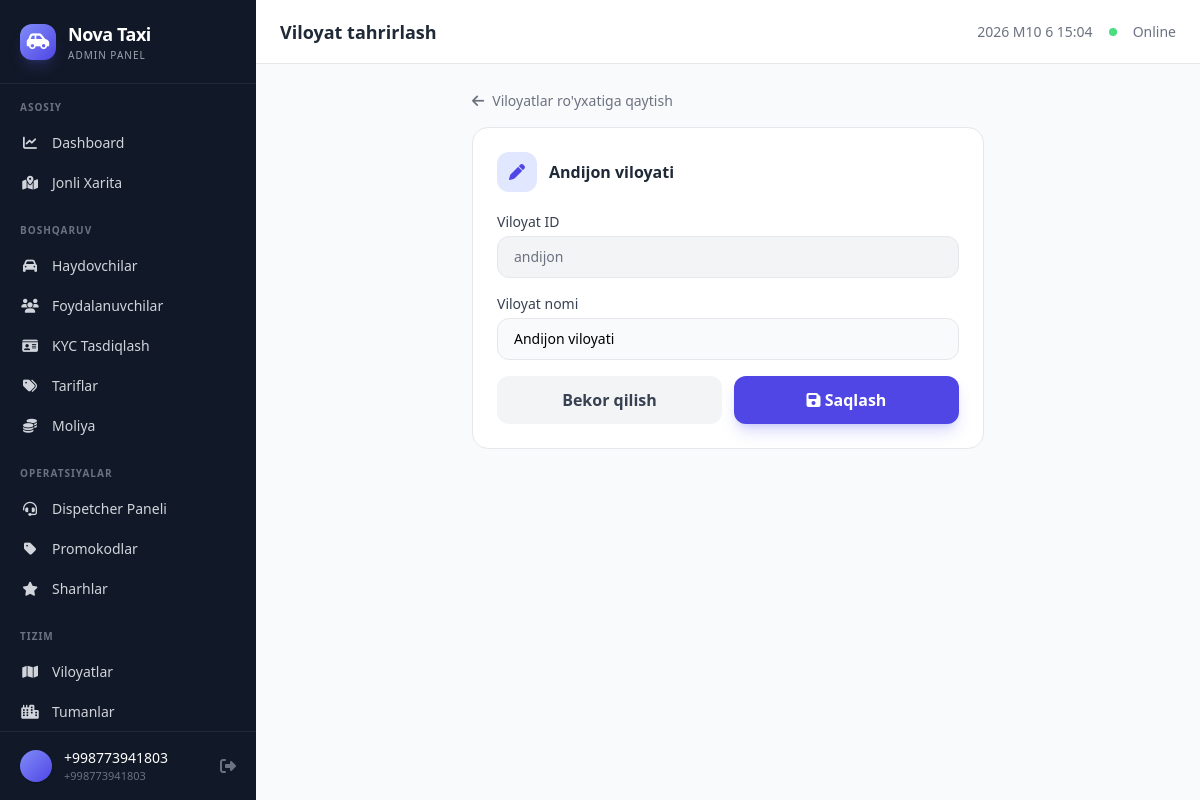
Screenshot of /panel/regions/andijon/update/ (signed in) with the database file from the repository.
### api/user/models.py (models this page shows, shortened)
class User(AbstractBaseUser, PermissionsMixin):
    id = models.CharField(max_length=20, primary_key=True, default='', editable=False)
    phone = models.CharField(max_length=20, unique=True)
    full_name = models.CharField(max_length=255, blank=True, default='')
    avatar_url = models.URLField(max_length=500, blank=True, null=True)
    is_verified = models.BooleanField(default=False)
    is_driver = models.BooleanField(default=False)
    is_active = models.BooleanField(default=True)
    is_staff = models.BooleanField(default=False)
    rating = models.FloatField(default=5.0)
    total_rides = models.IntegerField(default=0)
    created_at = models.DateTimeField(auto_now_add=True)
    updated_at = models.DateTimeField(auto_now=True)
    objects = UserManager()
    USERNAME_FIELD = 'phone'
    REQUIRED_FIELDS = []
    class Meta:
        db_table = 'users'

### shared/models/location.py (models this page shows, shortened)
class Region(models.Model):
    id = models.CharField(max_length=30, primary_key=True, default='', editable=False)
    name = models.CharField(max_length=255, unique=True)
    class Meta:
        db_table = 'regions'

### panel/views.py (the view, shortened to what this page needs)
# urls.py: path('regions/<str:region_id>/update/', views.region_update, name='region-update'),
@staff_required
def region_update(request, region_id):
    region = get_object_or_404(Region, id=region_id)
    return render(request, 'panel/region_form.html', {'region': region})

### panel/views.py (called while the page is built)
def staff_required(view_func):
    decorated = login_required(view_func, login_url='/panel/login/')
    return user_passes_test(
        lambda u: u.is_staff or u.is_superuser,
        login_url='/panel/login/'
    )(decorated)

### panel/templates/panel/region_form.html (shortened to what this page needs)
{% extends 'panel/base.html' %}
{% block page_title %}Viloyat tahrirlash{% endblock %}
{% block content %}
<div class="max-w-lg mx-auto">
    <a href="{% url 'panel:regions' %}" class="inline-flex items-center gap-2 text-sm text-gray-500 hover:text-nova-600 mb-4 transition">
        <i class="fa-solid fa-arrow-left"></i> Viloyatlar ro'yxatiga qaytish
    </a>
    <div class="bg-white rounded-2xl border border-gray-200 p-6">
        <div class="flex items-center gap-3 mb-5">
            <div class="w-10 h-10 bg-nova-100 rounded-xl flex items-center justify-center">
                <i class="fa-solid fa-pen text-nova-600"></i>
            </div>
            <h3 class="font-semibold text-gray-800">{{ region.name }}</h3>
        </div>
        <form method="post" class="space-y-4">
            <div>
                <label class="block text-sm font-medium text-gray-700 mb-1">Viloyat ID</label>
                <input type="text" name="id" value="{{ region.id }}" required
                       class="w-full px-4 py-2.5 bg-gray-100 border border-gray-200 rounded-xl text-sm text-gray-500 cursor-not-allowed" readonly>
            </div>
            <div>
                <label class="block text-sm font-medium text-gray-700 mb-1">Viloyat nomi</label>
                <input type="text" name="name" value="{{ region.name }}" required
                       class="w-full px-4 py-2.5 bg-gray-50 border border-gray-200 rounded-xl text-sm focus:ring-2 focus:ring-nova-500 focus:border-nova-500 outline-none transition">
            </div>
            <div class="flex gap-3">
                <a href="{% url 'panel:regions' %}"
                   class="flex-1 px-4 py-3 bg-gray-100 hover:bg-gray-200 text-gray-700 font-semibold rounded-xl transition-all text-center">
                    Bekor qilish
                </a>
                <button type="submit"
                        class="flex-1 px-4 py-3 bg-nova-600 hover:bg-nova-700 text-white font-semibold rounded-xl shadow-lg shadow-nova-500/25 transition-all">
                    <i class="fa-solid fa-save"></i> Saqlash
                </button>
            </div>
        </form>
    </div>
</div>
{% endblock %}

### panel/templates/panel/base.html (shortened to what this page needs)
<!DOCTYPE html>
<html lang="uz" class="h-full">
<head>
    <script src="https://cdn.tailwindcss.com"></script>
    <link rel="stylesheet" href="https://cdnjs.cloudflare.com/ajax/libs/font-awesome/6.5.1/css/all.min.css">
</head>
<body class="h-full bg-gray-50 font-sans antialiased">
{% if user.is_authenticated and user.is_staff or user.is_superuser %}
<div x-data="{ sidebarOpen: false }" class="flex h-full">
    <aside :class="sidebarOpen ? 'translate-x-0' : '-translate-x-full'"
           class="fixed inset-y-0 left-0 z-40 w-64 bg-gray-900 text-white transform transition-transform duration-200 lg:translate-x-0 lg:static lg:z-auto flex flex-col">
        <div class="flex items-center gap-3 px-5 py-5 border-b border-gray-800">
            <div class="w-9 h-9 bg-gradient-to-br from-nova-400 to-nova-600 rounded-xl flex items-center justify-center shadow-lg shadow-nova-500/20">
                <i class="fa-solid fa-car-side text-white text-lg"></i>
            </div>
            <div>
                <h1 class="text-lg font-bold tracking-tight">Nova Taxi</h1>
                <p class="text-[10px] text-gray-400 uppercase tracking-widest">Admin Panel</p>
            </div>
        </div>
        <nav class="flex-1 py-4 overflow-y-auto">
            <p class="px-5 text-[10px] font-semibold text-gray-500 uppercase tracking-widest mb-2">Asosiy</p>
            <a href="{% url 'panel:dashboard' %}"
               class="sidebar-link flex items-center gap-3 px-5 py-2.5 text-sm font-medium text-gray-300 hover:text-white hover:bg-gray-800 transition-all {% if request.resolver_match.url_name == 'dashboard' %}active{% endif %}">
                <i class="fa-solid fa-chart-line w-5 text-center text-sm"></i> Dashboard
            </a>
            <a href="{% url 'panel:map' %}"
               class="sidebar-link flex items-center gap-3 px-5 py-2.5 text-sm font-medium text-gray-300 hover:text-white hover:bg-gray-800 transition-all {% if request.resolver_match.url_name == 'map' %}active{% endif %}">
                <i class="fa-solid fa-map-location-dot w-5 text-center text-sm"></i> Jonli Xarita
            </a>
            <p class="px-5 mt-5 mb-2 text-[10px] font-semibold text-gray-500 uppercase tracking-widest">Boshqaruv</p>
            <a href="{% url 'panel:drivers' %}"
               class="sidebar-link flex items-center gap-3 px-5 py-2.5 text-sm font-medium text-gray-300 hover:text-white hover:bg-gray-800 transition-all {% if request.resolver_match.url_name == 'drivers' %}active{% endif %}">
                <i class="fa-solid fa-car w-5 text-center text-sm"></i> Haydovchilar
            </a>
            <a href="{% url 'panel:users' %}"
               class="sidebar-link flex items-center gap-3 px-5 py-2.5 text-sm font-medium text-gray-300 hover:text-white hover:bg-gray-800 transition-all {% if request.resolver_match.url_name == 'users' %}active{% endif %}">
                <i class="fa-solid fa-users w-5 text-center text-sm"></i> Foydalanuvchilar
            </a>
            <a href="{% url 'panel:kyc' %}"
               class="sidebar-link flex items-center gap-3 px-5 py-2.5 text-sm font-medium text-gray-300 hover:text-white hover:bg-gray-800 transition-all {% if request.resolver_match.url_name == 'kyc' %}active{% endif %}">
                <i class="fa-solid fa-id-card w-5 text-center text-sm"></i> KYC Tasdiqlash
            </a>
            <a href="{% url 'panel:tariffs' %}"
               class="sidebar-link flex items-center gap-3 px-5 py-2.5 text-sm font-medium text-gray-300 hover:text-white hover:bg-gray-800 transition-all {% if request.resolver_match.url_name == 'tariffs' %}active{% endif %}">
                <i class="fa-solid fa-tags w-5 text-center text-sm"></i> Tariflar
            </a>
            <a href="{% url 'panel:finances' %}"
               class="sidebar-link flex items-center gap-3 px-5 py-2.5 text-sm font-medium text-gray-300 hover:text-white hover:bg-gray-800 transition-all {% if request.resolver_match.url_name == 'finances' %}active{% endif %}">
                <i class="fa-solid fa-coins w-5 text-center text-sm"></i> Moliya
            </a>
            <p class="px-5 mt-5 mb-2 text-[10px] font-semibold text-gray-500 uppercase tracking-widest">Operatsiyalar</p>
            <a href="{% url 'panel:dispatch' %}"
               class="sidebar-link flex items-center gap-3 px-5 py-2.5 text-sm font-medium text-gray-300 hover:text-white hover:bg-gray-800 transition-all {% if request.resolver_match.url_name == 'dispatch' %}active{% endif %}">
                <i class="fa-solid fa-headset w-5 text-center text-sm"></i> Dispetcher Paneli
            </a>
            <a href="{% url 'panel:promocodes' %}"
               class="sidebar-link flex items-center gap-3 px-5 py-2.5 text-sm font-medium text-gray-300 hover:text-white hover:bg-gray-800 transition-all {% if request.resolver_match.url_name == 'promocodes' %}active{% endif %}">
                <i class="fa-solid fa-tag w-5 text-center text-sm"></i> Promokodlar
            </a>
            <a href="{% url 'panel:reviews' %}"
               class="sidebar-link flex items-center gap-3 px-5 py-2.5 text-sm font-medium text-gray-300 hover:text-white hover:bg-gray-800 transition-all {% if request.resolver_match.url_name == 'reviews' %}active{% endif %}">
                <i class="fa-solid fa-star w-5 text-center text-sm"></i> Sharhlar
            </a>
            <p class="px-5 mt-5 mb-2 text-[10px] font-semibold text-gray-500 uppercase tracking-widest">Tizim</p>
            <a href="{% url 'panel:regions' %}"
               class="sidebar-link flex items-center gap-3 px-5 py-2.5 text-sm font-medium text-gray-300 hover:text-white hover:bg-gray-800 transition-all {% if request.resolver_match.url_name == 'regions' %}active{% endif %}">
                <i class="fa-solid fa-map w-5 text-center text-sm"></i> Viloyatlar
            </a>
            <a href="{% url 'panel:districts' %}"
               class="sidebar-link flex items-center gap-3 px-5 py-2.5 text-sm font-medium text-gray-300 hover:text-white hover:bg-gray-800 transition-all {% if request.resolver_match.url_name == 'districts' %}active{% endif %}">
                <i class="fa-solid fa-city w-5 text-center text-sm"></i> Tumanlar
            </a>
        </nav>
        <div class="border-t border-gray-800 px-5 py-4">
            <div class="flex items-center gap-3">
                <div class="w-8 h-8 bg-gradient-to-br from-nova-400 to-nova-600 rounded-full flex items-center justify-center text-sm font-bold shadow">
                </div>
                <div class="flex-1 min-w-0">
                    <p class="text-sm font-medium truncate">{{ request.user.full_name|default:request.user.phone }}</p>
                    <p class="text-[11px] text-gray-500">{{ request.user.phone }}</p>
                </div>
                <a href="{% url 'panel:logout' %}" class="text-gray-500 hover:text-red-400 transition-colors" title="Chiqish">
                    <i class="fa-solid fa-right-from-bracket"></i>
                </a>
            </div>
        </div>
    </aside>
    <div class="flex-1 flex flex-col min-h-0">
        <header class="bg-white border-b border-gray-200 h-16 flex items-center justify-between px-4 lg:px-6 flex-shrink-0">
            <div class="flex items-center gap-3">
                <h2 class="text-lg font-semibold text-gray-800">{% block page_title %}{% endblock %}</h2>
            </div>
            <div class="flex items-center gap-4">
                <span class="hidden sm:inline text-sm text-gray-500" id="live-clock"></span>
                <div class="w-2 h-2 rounded-full bg-green-400 pulse-dot"></div>
                <span class="text-sm text-gray-500 hidden sm:inline">Online</span>
            </div>
        </header>
        <main class="flex-1 overflow-y-auto p-4 lg:p-6 fade-in">
            {% block content %}{% endblock %}
        </main>
    </div>
</div>
{% else %}
    {% block auth_content %}{% endblock %}
{% endif %}
</body>
</html>

### panel/templates/panel/base.html (style rules this page uses)
.fade-in { animation: fadeIn 0.3s ease-in; }
.pulse-dot { animation: pulse 2s infinite; }

### rows the page displays
User: user.full_name "+998773941803", user.phone "+998773941803"
Region: name "Andijon viloyati", id "andijon"
